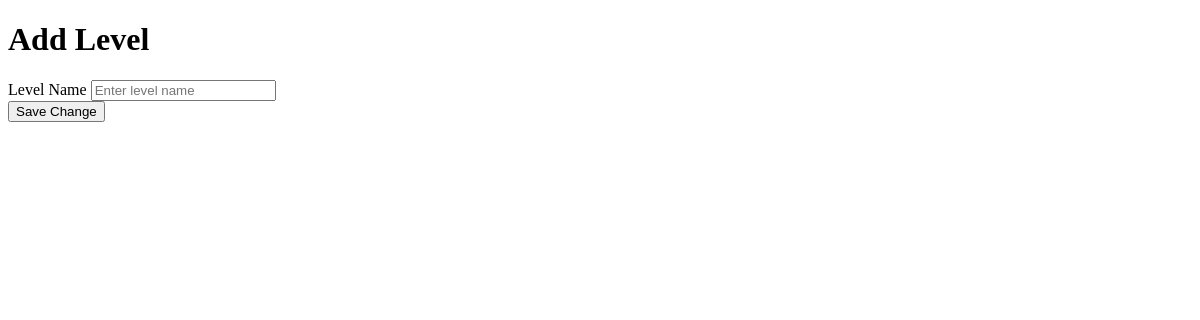
Page /pages/add-role-menu.php on the earlier database version.
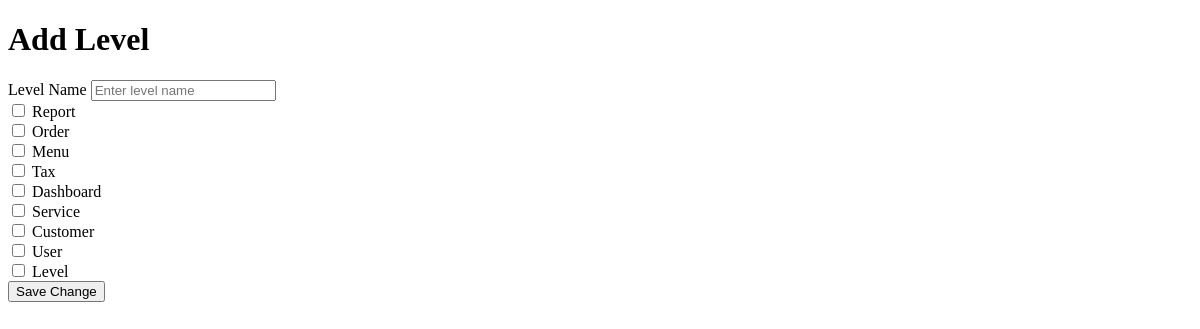
Same page on the later database version.
### tables this page shows
CREATE TABLE `menus` (
  `id` int(11) NOT NULL,
  `name` varchar(30) NOT NULL,
  `icon` varchar(30) NOT NULL,
  `link` varchar(30) NOT NULL,
  `order` int(11) NOT NULL,
  `created_at` timestamp NOT NULL DEFAULT current_timestamp(),
  `updated_at` timestamp NULL DEFAULT NULL ON UPDATE current_timestamp()
);

### pages/add-role-menu.php (the view, shortened to what this page needs)
<?php
$id = isset($_GET['edit']) ? $_GET['edit'] : '';
$selectLevel = mysqli_query($config, "SELECT * FROM levels WHERE id = '$id'");
$rowEdit = mysqli_fetch_assoc($selectLevel);
$queryMenus = mysqli_query($config, "SELECT * FROM menus ORDER BY id DESC");
$rowMenus = mysqli_fetch_all($queryMenus, MYSQLI_ASSOC);
$selectedMenuIds = [];
?>
<!DOCTYPE html>
<html lang="en">
<head>
</head>
<body>
    <div class="row">
        <div class="col-sm-12">
            <div class="card">
                <div class="card-header">
                    <h1><?= isset($_GET['edit']) ? 'Update' : 'Add' ?> Level</h1>
                </div>
                <div class="card-body">
                    <form action="" method="post">
                        <label for="" class="form-label">Level Name</label>
                        <input type="text" class="form-control w-50 mb-3" name="name"
                            value="<?php echo $rowEdit['name'] ?? '' ?>" placeholder="Enter level name" readonly>
                        <div class="mb-3">
                            <?php foreach ($rowMenus as $menu): ?>
                                <label for="" class="form-label">
                                    <input type="checkbox" name="menu_id[]" value="<?php echo $menu['id'] ?>"
                                        <?php echo in_array($menu['id'], $selectedMenuIds) ? 'checked' : '' ?>>
                                    <?php echo $menu['name'] ?>
                                </label>
                                <br>
                            <?php endforeach ?>
                        </div>
                        <button type="submit" class="btn btn-primary" name="save">Save Change</button>
                    </form>
                </div>
            </div>
        </div>
    </div>
</body>
</html>

Differences in the rows shown:
added menus: name "Report"
added menus: name "Order"
added menus: name "Menu"
added menus: name "Tax"
added menus: name "Dashboard"
added menus: name "Service"
added menus: name "Customer"
added menus: name "User"
added menus: name "Level"
